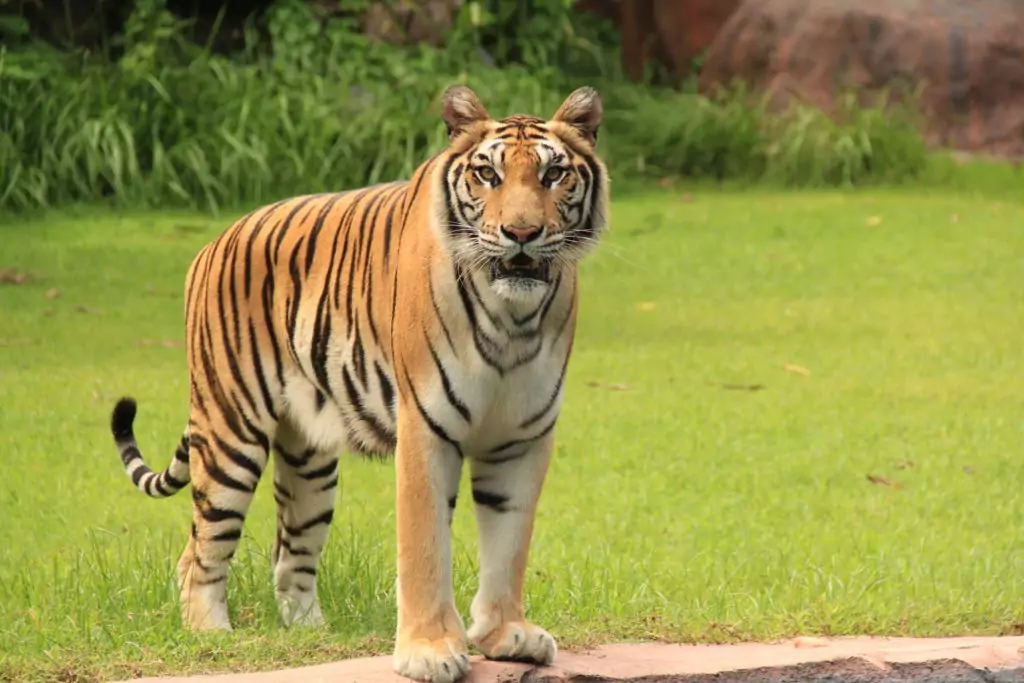
#> input picture images/input.jpg, 1024 x 683 px
$ jupyter execute --allow-errors pixelize_analysis.ipynb
#> lines starting #> are read from the running program, lines starting #| are printed output that depends on the picture
# Pixelize Analysis Notebook

This notebook analyzes the **Pixelize (Mosaic)** algorithm.

**Architectural Significance**: Unlike KNN or NLM, Pixelize has **Low Arithmetic Intensity** (very few calculations per byte of data loaded).
This makes it a perfect test case to demonstrate **Memory Bottlenecks** and **Data Transfer Overhead**.
We expect the GPU Speedup to be low (or even < 1.0) compared to the other algorithms.

Tasks:
1.  **Visual Effect**: Demonstrate the "Lego" aesthetic.
2.  **Bottleneck Analysis**: Show that for simple tasks, CPU can be faster than GPU due to PCIe latency.

[cell 1]
import os
import time
import matplotlib.pyplot as plt
import cv2
import numpy as np

# Config & Paths
PROJECT_ROOT = os.path.abspath("..")
IMAGES_DIR = os.path.join(PROJECT_ROOT, "images")
INPUT_CLEAN = os.path.join(IMAGES_DIR, "input.jpg")
OUTPUT_DIR = os.path.join(PROJECT_ROOT, "analysis_output")

if not os.path.exists(OUTPUT_DIR):
    os.makedirs(OUTPUT_DIR)

print(f"Project Root: {PROJECT_ROOT}")
print(f"Input Clean Image: {INPUT_CLEAN}")

[cell 2]
def compile_gpu(tile_width):
    """Re-compiles the GPU code with a specific TILE_WIDTH."""
    print(f"[Build] Compiling GPU with TILE_WIDTH={tile_width}...")
    build_dir = os.path.join(PROJECT_ROOT, "src/gpu/build")
    if not os.path.exists(build_dir):
        os.makedirs(build_dir)
    if not os.path.exists(os.path.join(build_dir, "output")):
        os.makedirs(os.path.join(build_dir, "output"))

    os.chdir(build_dir)
    # Clean and Rebuild
    os.system("make clean")

    cmd = f'cmake -DCMAKE_CUDA_FLAGS="-DTILE_WIDTH={tile_width} -DTILE_HEIGHT={tile_width}" ..'
    os.system(cmd)

    os.system("make")
    os.chdir(PROJECT_ROOT)

def run_algo(start_dir, image_path, algo, params):
    """Runs the algorithm binary and returns execution time."""
    cwd = os.getcwd()
    # Ensure we use absolute paths for chdir and checking binary
    abs_start_dir = os.path.abspath(start_dir)
    binary_path = os.path.join(abs_start_dir, "main")

    if not os.path.exists(binary_path):
        print(f"[Error] Binary not found at {binary_path}")
        # Try to find it in case it's in a subdirectory or misnamed
        # But for now we just return None
        return None

    # Ensure executable permissions (Linux/Mac)
    if os.name != 'nt':
        os.system(f'chmod +x "{binary_path}"')

    os.chdir(abs_start_dir)

    start_time = time.time()
    # Use ./main explicitly.
    # We wrap image_path in quotes in case of spaces
    cmd = f'./main "{image_path}" {algo} {params}'

    ret_code = os.system(cmd)
    end_time = time.time()

    os.chdir(cwd)
    if ret_code != 0:
        print(f"[Error] Execution failed for {algo} in {start_dir} (RetCode: {ret_code})")
        return None
    return end_time - start_time

## 1. Visual Verification
Apply Pixelize (Block Size 16) to create the mosaic effect.

[cell 3]
# Ensure basic compilation (default block size 16)
compile_gpu(16)
# Build CPU
print("[Build] Compiling CPU...")
cpu_build_dir = os.path.join(PROJECT_ROOT, "src/cpu/build")
if not os.path.exists(cpu_build_dir):
    os.makedirs(cpu_build_dir)
if not os.path.exists(os.path.join(cpu_build_dir, "output")):
    os.makedirs(os.path.join(cpu_build_dir, "output"))

os.chdir(cpu_build_dir)
os.system("cmake .. && make")
os.chdir(PROJECT_ROOT)

params = "16"

if os.path.exists(INPUT_CLEAN):
    print("Running CPU Pixelize...")
    run_algo("src/cpu/build", INPUT_CLEAN, "pixelize", params)

    print("Running GPU Pixelize...")
    run_algo("src/gpu/build", INPUT_CLEAN, "pixelize", params)

    # Load Results
    img_in = cv2.imread(INPUT_CLEAN)
#> img_in is the input picture: shape (683, 1024, 3); mean B, G, R 73.5, 146.5, 147.8
    # Note: verify your CPU main.cpp saves as cpu_pixelize_result.jpg
    img_cpu = cv2.imread("src/cpu/build/output/cpu_pixelize_result.jpg")
    img_gpu = cv2.imread("src/gpu/build/output/pixelize_result.jpg")

    # Visualize
    fig, ax = plt.subplots(1, 3, figsize=(15, 6))
    ax[0].imshow(cv2.cvtColor(img_in, cv2.COLOR_BGR2RGB))
    ax[0].set_title("Clean Input")

    if img_cpu is not None:
        ax[1].imshow(cv2.cvtColor(img_cpu, cv2.COLOR_BGR2RGB))
        ax[1].set_title("CPU Output")
    else:
        ax[1].text(0.5, 0.5, "CPU Output Not Found", ha='center')

    if img_gpu is not None:
        ax[2].imshow(cv2.cvtColor(img_gpu, cv2.COLOR_BGR2RGB))
        ax[2].set_title("GPU Output")
    else:
        ax[2].text(0.5, 0.5, "GPU Output Not Found", ha='center')

    for a in ax: a.axis('off')
    plt.savefig(os.path.join(OUTPUT_DIR, 'pixelize_visual_verification.png'))
#> the loop `for res in resolutions:` made 3 passes
#> pass 1, `resized = cv2.resize(base_img, (res, res))`:
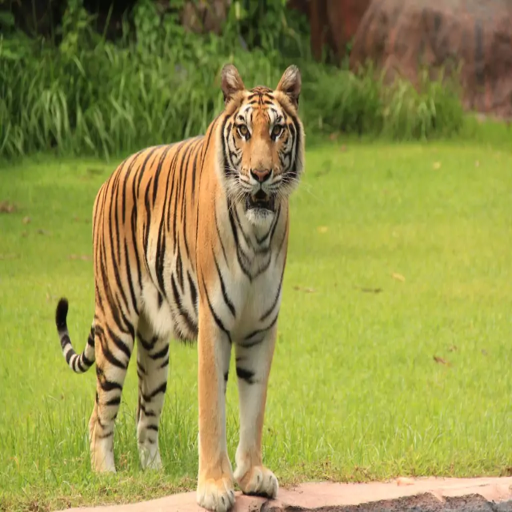
#> resized: shape (512, 512, 3); mean B, G, R 73.3, 146.4, 147.7
#> after the loop `for res in resolutions:`: cpu_times = []
    plt.show()
else:
    print("⚠️ ERROR: input.jpg not found! Please upload it to 'images/' folder.")

## 2. Benchmarking: Resolution Scaling & Bottleneck Analysis
We investigate if GPU is actually faster for this lightweight task.

[cell 4]
resolutions = [512, 1024, 2048] # Add 4096 if you have a 4K image
cpu_times = []
gpu_times = []
speedups = []

#> (the rest of this cell did not finish here and is left out)
